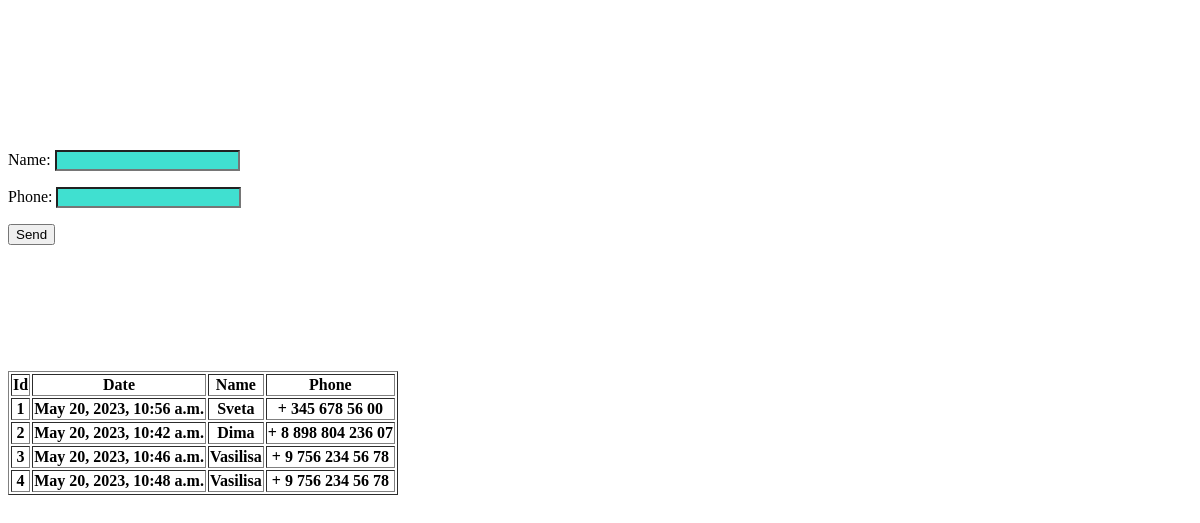
The app's page /, older data.
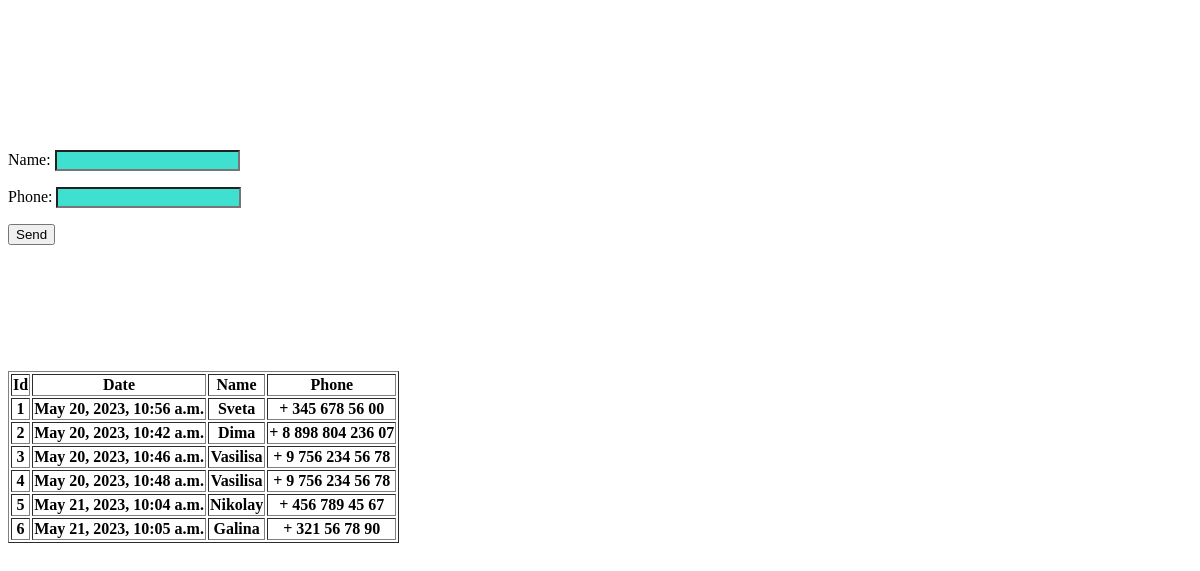
The same page, newer data.
### crm/models.py (models this page shows, shortened)
class Order(models.Model):
    order_dt = models.DateTimeField(auto_now=True)
    order_name = models.CharField(max_length=200, verbose_name='Name')
    order_phone = models.CharField(max_length=200, verbose_name='Phone')
    class Meta:
        verbose_name = 'order'
        verbose_name_plural = 'orders'

### crm/views.py (the view)
# urls.py: path("", views.first_page),
def first_page(request):
    object_list = Order.objects.all()
    form = OrderForm()
    return render(request, './index.html', {'object_list': object_list,
                                            'form': form})

### crm/forms.py
class OrderForm(forms.Form):
    name = forms.CharField(max_length=200, widget=forms.TextInput(attrs={'class': 'css_input'}))
    phone = forms.CharField(max_length=200, widget=forms.TextInput(attrs={'class': 'css_input'}))

### templates/index.html (shortened to what this page needs)
<!DOCTYPE html>
<html lang="en">
<head>
</head>
<body>
<br>
<br>
<br>
<br>
<br>
<br>
<br>
<form action="{% url 'thanks_page' %}" method="POST">
    {{ form.as_p }}
    <button type="submit">Send</button>
</form>
<br>
<br>
<br>
<br>
<br>
<br>
<br>
{% if object_list %}
<table border="1">
    <tr>
        <th>Id</th>
        <th>Date</th>
        <th>Name</th>
        <th>Phone</th>
    </tr>
{% for obj in object_list %}
    <tr>
        <th>{{ obj.id }}</th>
        <th>{{ obj.order_dt }}</th>
        <th>{{ obj.order_name }}</th>
        <th>{{ obj.order_phone }}</th>
    </tr>
{% endfor %}
</table>
{% else %}
<h2>Here is not data</h2>
{% endif %}
</body>
</html>

Row changes from the older to the newer data that the page shows:
added Order: id "5", order_dt "May 21, 2023, 10:04 a.m.", order_name "Nikolay", order_phone "+ 456 789 45 67"
added Order: id "6", order_dt "May 21, 2023, 10:05 a.m.", order_name "Galina", order_phone "+ 321 56 78 90"
